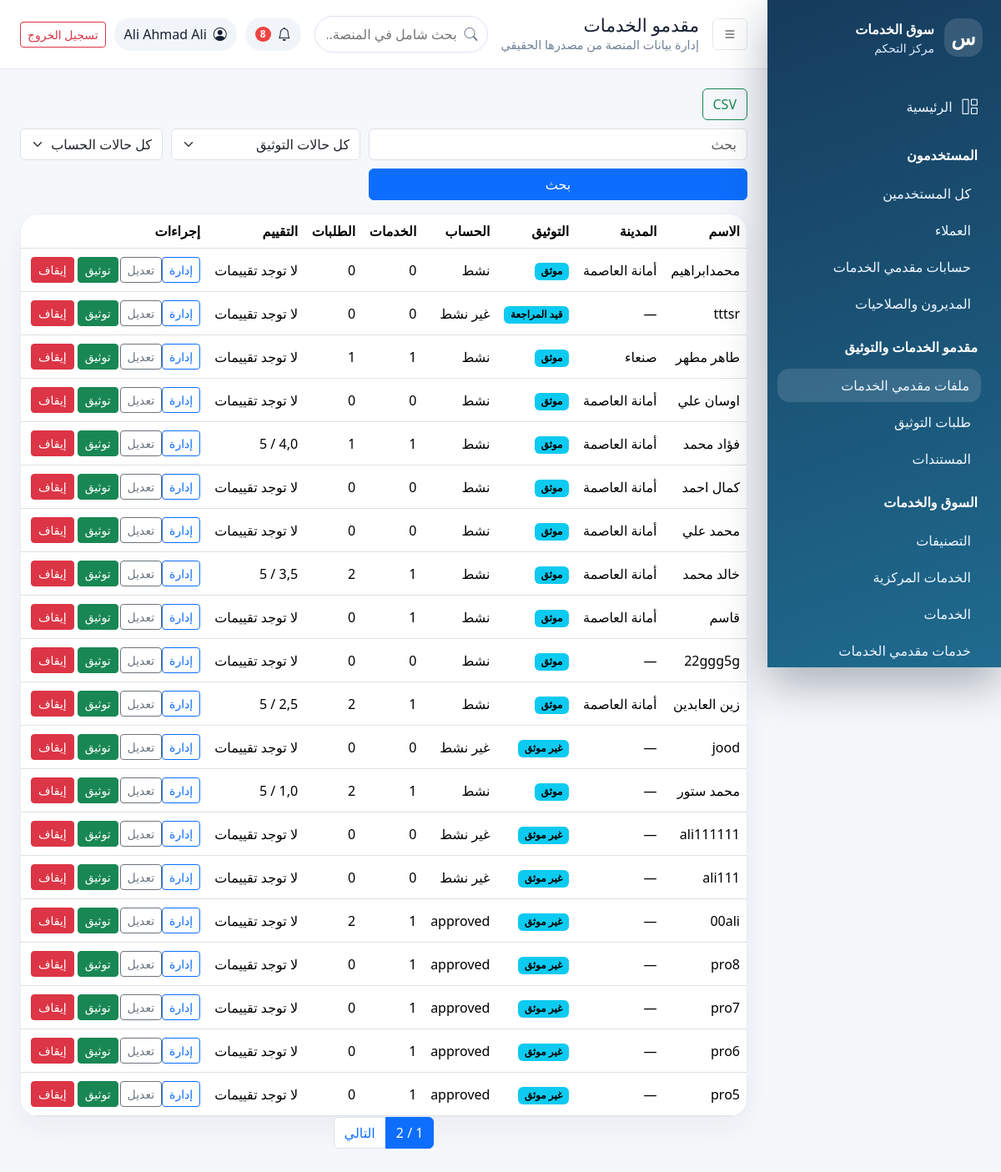
/dashboard/providers/ (signed in), run on the app's committed database.
### apps/accounts/models.py (models this page shows, shortened)
class User(AbstractUser):
    ROLE_CHOICES = (
        ('customer', 'عميل'),
        ('provider', 'مقدم خدمة'),
        ('admin', 'مدير'),
        ('super_admin', 'مدير عام'),
    )
    email = models.EmailField('البريد الإلكتروني', unique=True)
    role = models.CharField('الدور', max_length=20, choices=ROLE_CHOICES, default='customer')
    phone = models.CharField('رقم الجوال', max_length=20, blank=True)
    city = models.CharField('المدينة', max_length=100, blank=True)
    location_city = models.ForeignKey('core.City', on_delete=models.SET_NULL, null=True, blank=True, related_name='users', verbose_name='المدينة المختارة')
    location_district = models.ForeignKey('core.District', on_delete=models.SET_NULL, null=True, blank=True, related_name='users', verbose_name='المديرية المختارة')
    is_verified = models.BooleanField('حساب موثق', default=False)
    is_active = models.BooleanField('حساب نشط', default=True)
    created_at = models.DateTimeField('تاريخ الإنشاء', auto_now_add=True)
    updated_at = models.DateTimeField('تاريخ التحديث', auto_now=True)
    USERNAME_FIELD = 'username'
    REQUIRED_FIELDS = ['email']
    class Meta:
        verbose_name = 'مستخدم'
        verbose_name_plural = 'المستخدمون'
        ordering = ['-created_at']

class ProviderProfile(models.Model):
    user = models.OneToOneField(User, on_delete=models.CASCADE, related_name='provider_profile')
    display_name = models.CharField('اسم العرض', max_length=150, blank=True)
    phone = models.CharField('هاتف العمل', max_length=20, blank=True)
    email = models.EmailField('بريد العمل', blank=True)
    qualifications = models.TextField('المؤهلات', blank=True)
    experience = models.TextField('الخبرات', blank=True)
    bio = models.TextField('نبذة تعريفية', max_length=500, blank=True)
    profile_image = models.ImageField('صورة الملف الشخصي', upload_to='profiles/', blank=True, null=True)
    specialization = models.CharField('التخصص', max_length=100, blank=True,
                                     help_text='مثال: تصميم جرافيك، برمجة ويب، تسويق')
    experience_years = models.PositiveIntegerField('سنوات الخبرة', default=0, db_index=True)
    hourly_rate = models.DecimalField('السعر بالساعة', max_digits=10, decimal_places=2,
                                      null=True, blank=True, help_text='بالريال اليمني')
    address = models.TextField('العنوان', blank=True)
    city = models.CharField('المدينة', max_length=100, blank=True, db_index=True)
    district = models.CharField('المنطقة', max_length=100, blank=True, db_index=True)
    location_city = models.ForeignKey('core.City', on_delete=models.SET_NULL, null=True, blank=True, related_name='provider_profiles', verbose_name='المدينة المختارة')
    location_district = models.ForeignKey('core.District', on_delete=models.SET_NULL, null=True, blank=True, related_name='provider_profiles', verbose_name='المديرية المختارة')
    specializations = models.ManyToManyField('marketplace.Specialization', blank=True, related_name='providers', verbose_name='التخصصات')
    qualification_choices = models.ManyToManyField('marketplace.Qualification', blank=True, related_name='providers', verbose_name='المؤهلات المختارة')
    latitude = models.DecimalField('خط العرض', max_digits=9, decimal_places=6, null=True, blank=True, validators=[MinValueValidator(-90), MaxValueValidator(90)])
    longitude = models.DecimalField('خط الطول', max_digits=9, decimal_places=6, null=True, blank=True, validators=[MinValueValidator(-180), MaxValueValidator(180)])
    service_radius = models.PositiveIntegerField('نطاق الخدمة بالكيلومتر', default=10)
    availability = models.CharField('التوفر', max_length=120, blank=True)
    total_orders = models.PositiveIntegerField('إجمالي الطلبات', default=0)
    completed_orders = models.PositiveIntegerField('الطلبات المكتملة', default=0)
    average_rating = models.DecimalField('متوسط التقييم', max_digits=3, decimal_places=2,
                                         default=0.00, help_text='من 0 إلى 5')
    STATUS_CHOICES = [
        ('pending', 'قيد المراجعة'),
        ('active', 'نشط'),
        ('inactive', 'غير نشط'),
        ('suspended', 'موقوف'),
    ]
    status = models.CharField('حالة الحساب', max_length=20, choices=STATUS_CHOICES, default='inactive', db_index=True)
    VERIFICATION_STATUS_CHOICES = [('unverified','غير موثق'),('pending_review','قيد المراجعة'),('verified','موثق'),('rejected','مرفوض'),('needs_documents','يحتاج مستندات'),('suspended','موقوف')]
    verification_status = models.CharField('حالة التوثيق', max_length=30, choices=VERIFICATION_STATUS_CHOICES, default='unverified', db_index=True)
    verified_by = models.ForeignKey(User, on_delete=models.SET_NULL, null=True, blank=True, related_name='verified_provider_profiles')
    verified_at = models.DateTimeField('وقت التوثيق', null=True, blank=True)
    admin_notes = models.TextField('ملاحظات الإدارة', blank=True)
    is_available = models.BooleanField('متاح لطلبات جديدة', default=True)
    created_at = models.DateTimeField('تاريخ الإنشاء', auto_now_add=True)
    updated_at = models.DateTimeField('تاريخ التحديث', auto_now=True)
    class Meta:
        verbose_name = 'ملف مقدم خدمة'
        verbose_name_plural = 'ملفات مقدمي الخدمات'
        ordering = ['-average_rating', '-completed_orders']
        indexes = [models.Index(fields=['verification_status','city']), models.Index(fields=['status','is_available'])]

### apps/core/models.py (models this page shows, shortened)
class City(models.Model):
    name = models.CharField('اسم المدينة', max_length=100, unique=True)
    is_active = models.BooleanField('نشطة', default=True, db_index=True)
    order = models.PositiveIntegerField('الترتيب', default=0)
    created_at = models.DateTimeField(auto_now_add=True)
    updated_at = models.DateTimeField(auto_now=True)
    class Meta:
        verbose_name = 'مدينة'; verbose_name_plural = 'المدن'
        ordering = ['order', 'name']

### apps/dashboard/views.py (the view)
# urls.py: path('providers/', views.providers_list, name='providers'), path('providers/<int:pk>/', views.provider_detail, name='provider_detail'), path('providers/<int:pk>/edit/', views.provider_edit, name='prov
@dashboard_required
def providers_list(request):
    qs=ProviderProfile.objects.select_related('user','location_city','location_district').prefetch_related('specializations','qualification_choices').annotate(services_total=Count('user__services',distinct=True),orders_total_db=Count('user__orders_as_provider',distinct=True),avg_rating_db=Avg('user__reviews_received__provider_rating'))
    qs=_search(qs,request.GET.get('q'),['user__username','user__email','display_name','phone'])
    for key, field in [('verification_status','verification_status'),('status','status'),('city','location_city_id'),('district','location_district_id'),('specialization','specializations__id')]:
        if request.GET.get(key): qs=qs.filter(**{field:request.GET[key]})
    qs=_date_filter(qs,request); qs=_sort(qs.distinct(),request,{'created_at','-created_at','average_rating','-average_rating','status','verification_status'},'-created_at')
    return render(request,'dashboard/providers/list.html',{**_common(request,'مقدمو الخدمات'),'page_obj':_paginate(request,qs),'verification_choices':ProviderProfile.VERIFICATION_STATUS_CHOICES,'status_choices':ProviderProfile.STATUS_CHOICES,'cities':City.objects.filter(is_active=True),'districts':District.objects.filter(is_active=True),'specializations':Specialization.objects.filter(is_active=True)})

### apps/core/context_processors.py (called while the page is built)
def maps_settings(request):
    return {'MAPS_API_KEY': settings.MAPS_API_KEY}

### apps/dashboard/permissions.py (called while the page is built)
def can_access_dashboard(user):
    return bool(user.is_authenticated and user.is_active and (user.is_staff or user.is_superuser or getattr(user, 'role', '') in {'admin', 'super_admin'}))

def dashboard_required(view_func):
    @wraps(view_func)
    def _wrapped(request, *args, **kwargs):
        if not request.user.is_authenticated:
            return redirect('dashboard:login')
        if not can_access_dashboard(request.user):
            raise PermissionDenied('ليست لديك صلاحية الدخول إلى لوحة التحكم.')
        return view_func(request, *args, **kwargs)
    return _wrapped

### apps/dashboard/views.py (called while the page is built)
def _paginate(request, qs, per_page=PER_PAGE): return Paginator(qs, per_page).get_page(request.GET.get('page'))

def _common(request, title):
    unread = request.user.notifications.filter(is_read=False).count() if hasattr(request.user, 'notifications') else 0
    return {'page_title': title, 'unread_notifications': unread}

def _search(qs, q, fields):
    if not q: return qs
    query=Q()
    for field in fields: query |= Q(**{f'{field}__icontains': q})
    return qs.filter(query)

def _date_filter(qs, request, field='created_at'):
    if request.GET.get('date_from'): qs=qs.filter(**{f'{field}__date__gte': request.GET['date_from']})
    if request.GET.get('date_to'): qs=qs.filter(**{f'{field}__date__lte': request.GET['date_to']})
    return qs

def _sort(qs, request, allowed, default):
    key=request.GET.get('sort', default)
    return qs.order_by(key if key in allowed else default)

### apps/dashboard/templates/dashboard/providers/list.html
{% extends 'dashboard/base.html' %}{% block content %}<div class="bulk-bar"><a class="btn btn-outline-success" href="{% url 'dashboard:export' 'providers' %}?{{ request.GET.urlencode }}">CSV</a></div><form class="filters"><input name="q" value="{{ request.GET.q }}" placeholder="بحث" class="form-control"><select name="verification_status" class="form-select"><option value="">كل حالات التوثيق</option>{% for k,v in verification_choices %}<option value="{{ k }}" {% if request.GET.verification_status == k %}selected{% endif %}>{{ v }}</option>{% endfor %}</select><select name="status" class="form-select"><option value="">كل حالات الحساب</option>{% for k,v in status_choices %}<option value="{{ k }}">{{ v }}</option>{% endfor %}</select><button class="btn btn-primary">بحث</button></form><div class="table-card"><table class="table"><thead><tr><th>الاسم</th><th>المدينة</th><th>التوثيق</th><th>الحساب</th><th>الخدمات</th><th>الطلبات</th><th>التقييم</th><th>إجراءات</th></tr></thead><tbody>{% for p in page_obj %}<tr><td>{% if p.display_name %}{{ p.display_name }}{% else %}{{ p.user.username }}{% endif %}</td><td>{% if p.location_city %}{{ p.location_city.name }}{% elif p.city %}{{ p.city }}{% else %}—{% endif %}</td><td><span class="badge text-bg-info">{{ p.get_verification_status_display }}</span></td><td>{{ p.get_status_display }}</td><td>{{ p.services_total }}</td><td>{{ p.orders_total_db }}</td><td>{% if p.avg_rating_db %}{{ p.avg_rating_db|floatformat:1 }} / 5{% elif p.average_rating %}{{ p.average_rating|floatformat:1 }} / 5{% else %}لا توجد تقييمات{% endif %}</td><td class="actions-cell"><a class="btn btn-sm btn-outline-primary" href="{% url 'dashboard:provider_detail' p.pk %}">إدارة</a><a class="btn btn-sm btn-outline-secondary" href="{% url 'dashboard:provider_edit' p.pk %}">تعديل</a><form method="post" action="{% url 'dashboard:provider_action' p.pk 'verify' %}" data-confirm="توثيق مقدم الخدمة؟">{% csrf_token %}<button class="btn btn-sm btn-success">توثيق</button></form><form method="post" action="{% url 'dashboard:provider_action' p.pk 'suspend' %}" data-confirm="إيقاف مقدم الخدمة؟">{% csrf_token %}<input type="hidden" name="reason" value="إيقاف إداري"><button class="btn btn-sm btn-danger">إيقاف</button></form></td></tr>{% empty %}<tr><td colspan="8">{% include 'dashboard/partials/empty.html' %}</td></tr>{% endfor %}</tbody></table></div>{% include 'dashboard/partials/pagination.html' %}{% endblock %}

### apps/dashboard/templates/dashboard/partials/header.html
<header class="dash-header"><button class="btn icon-btn" data-sidebar-toggle><i class="bi bi-list"></i></button><div><h1>{{ page_title }}</h1><p>إدارة بيانات المنصة من مصدرها الحقيقي</p></div><form class="global-search" action="{% url 'dashboard:global_search' %}" method="get"><label class="visually-hidden" for="dashboard-search">بحث شامل في المنصة</label><i class="bi bi-search"></i><input id="dashboard-search" name="q" value="{{ request.GET.q }}" minlength="2" placeholder="بحث شامل في المنصة..." autocomplete="off"></form><div class="header-actions"><span class="notif"><i class="bi bi-bell"></i>{% if unread_notifications %}<b>{{ unread_notifications }}</b>{% endif %}</span><div class="user-pill"><i class="bi bi-person-circle"></i><span>{{ request.user.get_full_name|default:request.user.username }}</span></div><a class="btn btn-outline-danger btn-sm" href="{% url 'accounts:logout' %}">تسجيل الخروج</a></div></header>

### apps/dashboard/static/dashboard/css/dashboard.css (style rules this page uses)
:root { --side:#163b5c;--side2:#1f6b8f;--bg:#f5f7fb;--card:#fff;--text:#172033;--muted:#718096;--primary:#2563eb }
body { font-family:Tajawal,system-ui,-apple-system,"Segoe UI",sans-serif;background:var(--bg);color:var(--text) }
.dash-header { height:82px;background:#fff;display:flex;align-items:center;gap:16px;padding:0 24px;box-shadow:0 1px 0 #e5e7eb;position:sticky;top:0;z-index:1000 }
.dash-header h1 { font-size:1.35rem;margin:0 }
.dash-header p { margin:0;color:var(--muted);font-size:.9rem }
.header-actions { margin-inline-start:auto;display:flex;align-items:center;gap:10px }
.icon-btn { border:1px solid #e5e7eb;background:#fff }
.user-pill,.notif { display:flex;align-items:center;gap:8px;background:#f1f5f9;border-radius:999px;padding:8px 12px }
.notif { position:relative }
.notif b { background:#ef4444;color:#fff;border-radius:99px;padding:0 6px;font-size:.75rem }
.stat-card,.panel,.table-card { background:var(--card);border:1px solid #e8eef6;border-radius:22px;box-shadow:0 14px 35px #1e293b0d }
.table-card { overflow:auto }
.table { margin:0;vertical-align:middle }
.filters { display:grid;grid-template-columns:2fr 1fr auto;gap:10px;margin-bottom:16px }
.actions-cell form { display:inline-block;margin:2px }
.bulk-bar { display:flex;gap:8px;align-items:center;margin-bottom:10px }
.global-search { position:relative;flex:1;max-width:420px;margin-inline-start:auto }
.global-search i { position:absolute;inset-inline-start:12px;top:50%;transform:translateY(-50%);color:var(--muted) }
.global-search input { width:100%;border:1px solid #dbe3ef;border-radius:999px;padding:9px 36px 9px 14px;outline:none }

### data on the page
User: user.get_full_name "Ali Ahmad Ali"
ProviderProfile: display_name "محمدابراهيم", location_city.name "أمانة العاصمة", verification_status "موثق", status "نشط", services_total "0", orders_total_db "0", average_rating "لا توجد تقييمات"
ProviderProfile: user.username "tttsr", verification_status "قيد المراجعة", status "غير نشط", services_total "0", orders_total_db "0", average_rating "لا توجد تقييمات"
ProviderProfile: display_name "طاهر مطهر", location_city.name "صنعاء", verification_status "موثق", status "نشط", services_total "1", orders_total_db "1", average_rating "لا توجد تقييمات"
ProviderProfile: display_name "اوسان علي", location_city.name "أمانة العاصمة", verification_status "موثق", status "نشط", services_total "0", orders_total_db "0", average_rating "لا توجد تقييمات"
ProviderProfile: display_name "فؤاد محمد", location_city.name "أمانة العاصمة", verification_status "موثق", status "نشط", services_total "1", orders_total_db "1", avg_rating_db "4,0"
ProviderProfile: display_name "كمال احمد", location_city.name "أمانة العاصمة", verification_status "موثق", status "نشط", services_total "0", orders_total_db "0", average_rating "لا توجد تقييمات"
ProviderProfile: display_name "محمد علي", location_city.name "أمانة العاصمة", verification_status "موثق", status "نشط", services_total "0", orders_total_db "0", average_rating "لا توجد تقييمات"
ProviderProfile: display_name "خالد محمد", location_city.name "أمانة العاصمة", verification_status "موثق", status "نشط", services_total "1", orders_total_db "2"
ProviderProfile: display_name "قاسم", location_city.name "أمانة العاصمة", verification_status "موثق", status "نشط", services_total "1", orders_total_db "0", average_rating "لا توجد تقييمات"
ProviderProfile: user.username "22ggg5g", verification_status "موثق", status "نشط", services_total "0", orders_total_db "0", average_rating "لا توجد تقييمات"
ProviderProfile: display_name "زين العابدين", location_city.name "أمانة العاصمة", verification_status "موثق", status "نشط", services_total "1", orders_total_db "2"
ProviderProfile: user.username "jood", verification_status "غير موثق", status "غير نشط", services_total "0", orders_total_db "0", average_rating "لا توجد تقييمات"
ProviderProfile: display_name "محمد ستور", verification_status "موثق", status "نشط", services_total "1", orders_total_db "2"
ProviderProfile: user.username "ali111111", verification_status "غير موثق", status "غير نشط", services_total "0", orders_total_db "0", average_rating "لا توجد تقييمات"
ProviderProfile: user.username "ali111", verification_status "غير موثق", status "غير نشط", services_total "0", orders_total_db "0", average_rating "لا توجد تقييمات"
ProviderProfile: user.username "00ali", verification_status "غير موثق", status "approved", services_total "1", orders_total_db "2", average_rating "لا توجد تقييمات"
ProviderProfile: user.username "pro8", verification_status "غير موثق", status "approved", services_total "1", orders_total_db "0", average_rating "لا توجد تقييمات"
ProviderProfile: user.username "pro7", verification_status "غير موثق", status "approved", services_total "1", orders_total_db "0", average_rating "لا توجد تقييمات"
ProviderProfile: user.username "pro6", verification_status "غير موثق", status "approved", services_total "1", orders_total_db "0", average_rating "لا توجد تقييمات"
ProviderProfile: user.username "pro5", verification_status "غير موثق", status "approved", services_total "1", orders_total_db "0", average_rating "لا توجد تقييمات"

### other printed values
{{ page_title }} "مقدمو الخدمات"
{{ unread_notifications }} "8"
{{ page_obj.paginator.num_pages }} "2"
